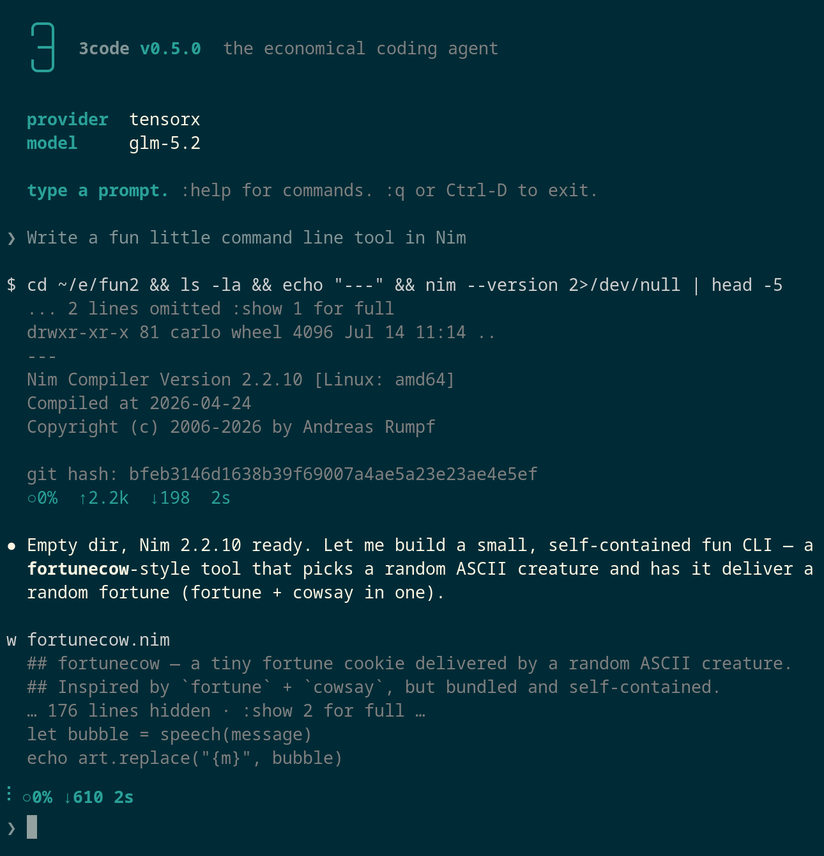
#> input picture 3code-screen-1.png, 824 x 856 px, shrunk from 1290 x 1339 before the run
$ python shot_profile.py ../3code-screen-1.png
#> lines starting #> are read from the running program, lines starting #| are printed output that depends on the picture
#!/usr/bin/env python3
"""Analyze xterm screenshots by per-terminal-row pixel darkness.

Expected settled layout per turn (bottom of each item block):
  A = answer row (bright)   R = receipt row (grey, medium)
  B = blank row (zero)      E = echo row (medium-bright)
and optionally J = the blank row below an echo (must be zero).
Deviations (missing B between R and E, missing R, stray content in B/J)
are the line-eating / stranded-chrome bug classes.
"""
import sys, glob, os, re
from PIL import Image

def profile(path, rows=30, thresh=170):
#> called with path = '../3code-screen-1.png', rows = 30, thresh = 170
    img = Image.open(path).convert("L")
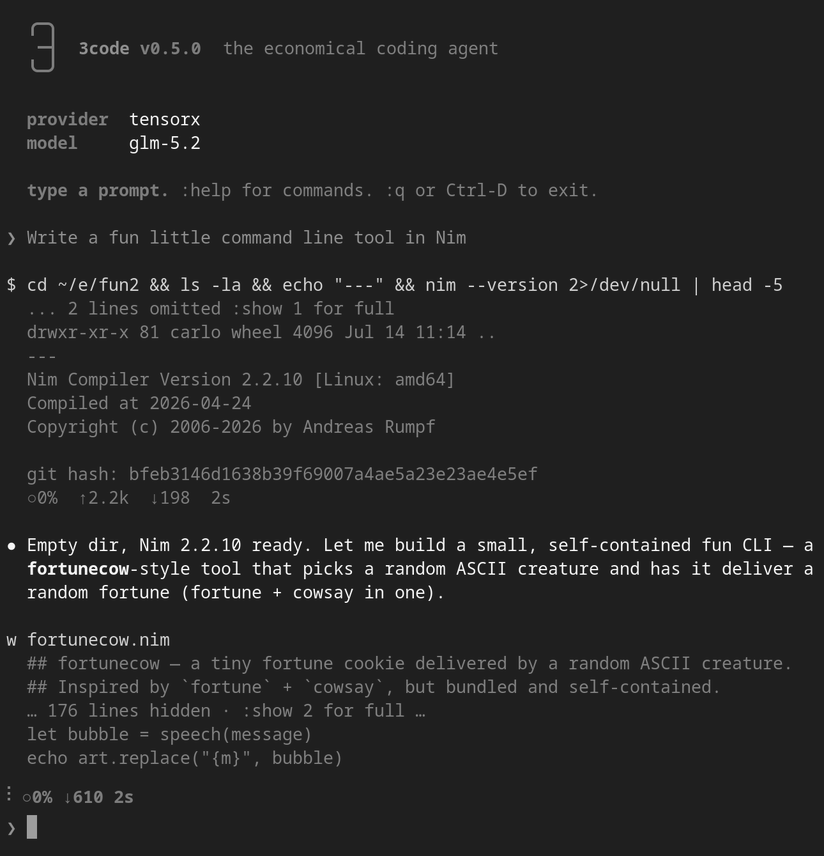
#> img: PIL image 824x856 L; min 3, max 255, mean 36.4
    w, h = img.size
#> w = 824; h = 856
    px = img.load()
    rowh = h / rows
#> rowh = 28.53
    out = []
    for r in range(rows):
        y0, y1 = int(r * rowh), int((r + 1) * rowh)
        dark = sum(1 for y in range(y0, y1) for x in range(0, w, 2)
                   if px[x, y] < thresh)
        out.append(dark)
#> this loop made 30 passes
#> dark on passes 1 to 12: 11536, 11948, 11536, 11948, 11423, 11883, 11536, 11948, 11536, 11698, 11174, 11948
#> after the loop, out = 30 values, max 11948 at index 1, min 10270 at index 19, mean 11650.8
    return out

def classify(d):
    if d == 0: return "B"          # blank
    if d < 40: return "j"          # stray junk (should be blank)
    if d < 160: return "m"         # medium: receipt or echo
    return "A"                     # bright: answer/banner

def analyze(path):
    p = profile(path)
#> p has the same summary as out in profile
    sig = "".join(classify(d) for d in p)
    # find echo rows: 'm' preceded by B preceded by m (receipt) preceded by A
    problems = []
    rows = list(sig)
#> rows = 30 items, first 6: 'A', 'A', 'A', 'A', 'A', 'A'
    for i in range(len(rows)):
        if rows[i] == "m":
            # candidate echo: check the rows above
            ctx = sig[max(0, i - 4):i]
            if "AmB" in ctx or ctx.endswith("mB"):
                pass  # receipt+blank above: ok
            elif "AB" in ctx:
                problems.append(f"row {i}: echo with NO receipt above "
                                f"(answer/blank only): {sig[max(0,i-5):i+2]}")
            elif "Am" in ctx and not "AmB" in ctx:
                problems.append(f"row {i}: echo DIRECTLY under receipt "
                                f"(blank eaten): {sig[max(0,i-5):i+2]}")
            elif "AA" in ctx:
                problems.append(f"row {i}: echo DIRECTLY under answer: "
                                f"{sig[max(0,i-5):i+2]}")
#> this loop made 30 passes
#> after the loop, problems = []
    for i, c in enumerate(rows):
        if c == "j":
            problems.append(f"row {i}: stray content on a should-be-blank "
                            f"row (dark={p[i]}): {sig[max(0,i-2):i+2]}")
    return sig, problems

bad = 0
for path in sorted(glob.glob(sys.argv[1])):
    sig, problems = analyze(path)
#> sig = 'AAAAAAAAAAAAAAAAAAAAAAAAAAAAAA'; problems = []
    print(f"{os.path.basename(path)}: {sig}")
#| 3code-screen-1.png: AAAAAAAAAAAAAAAAAAAAAAAAAAAAAA
    for pr in problems:
        print(f"    !! {pr}")
        bad += 1
#> this loop made 0 passes
#> after the loop, bad = 0
sys.exit(1 if bad else 0)
#> (the program exits here)
